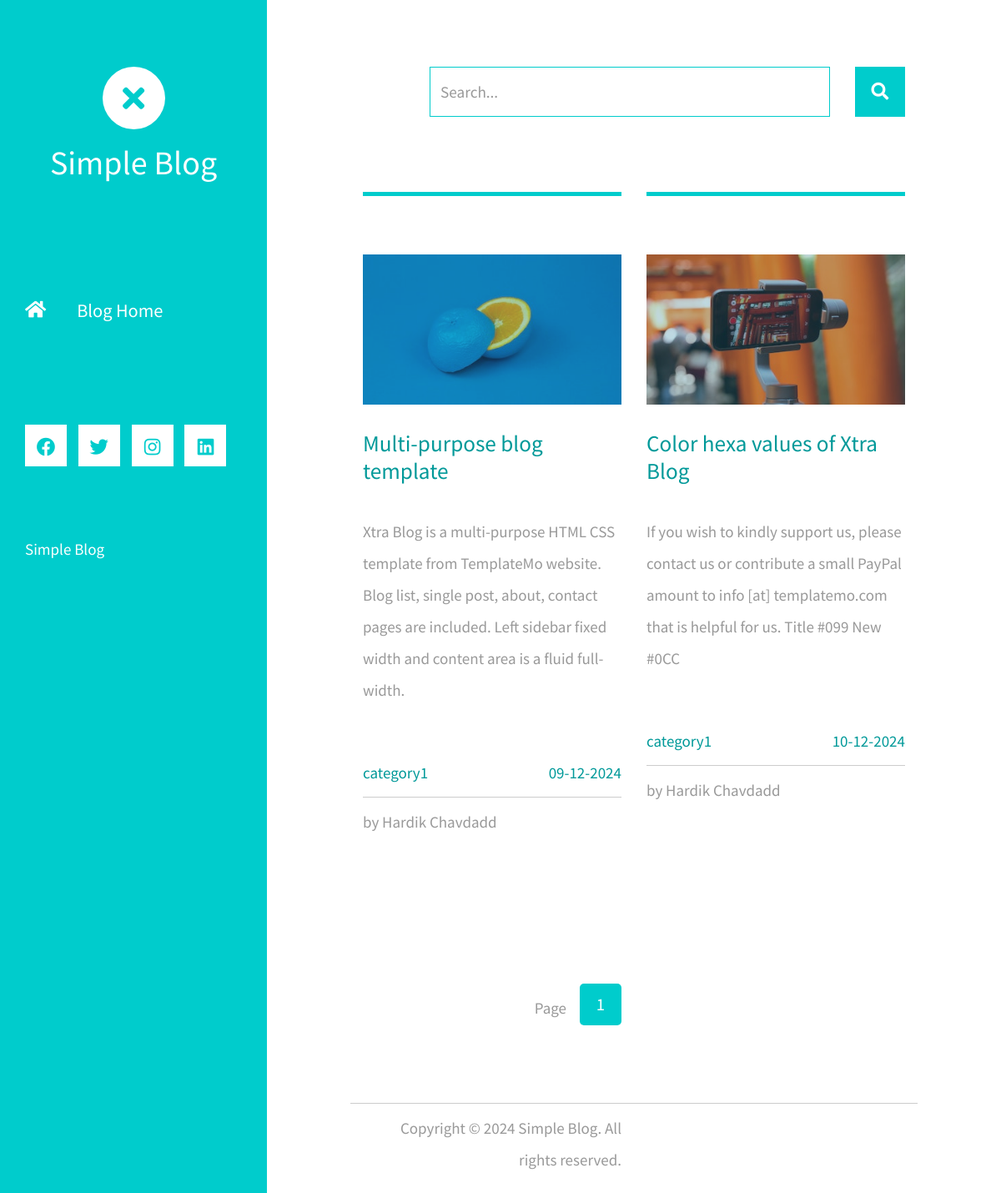
The app's page /category.php?cat=1 with its own data.
### tables this page shows
CREATE TABLE `posts` (
  `id` int(11) NOT NULL,
  `user_id` int(11) NOT NULL,
  `category_id` int(11) DEFAULT NULL,
  `title` varchar(255) DEFAULT NULL,
  `description` longtext DEFAULT NULL,
  `image` text DEFAULT NULL,
  `status` tinyint(1) NOT NULL DEFAULT 1,
  `published` date DEFAULT NULL,
  `created` datetime NOT NULL DEFAULT current_timestamp(),
  `updated` datetime DEFAULT NULL ON UPDATE current_timestamp()
);

CREATE TABLE `users` (
  `id` int(11) NOT NULL,
  `role` tinyint(1) NOT NULL DEFAULT 3 COMMENT '1 = Adminstrator, 2 = Moderation, 3 = Subscriber',
  `name` varchar(100) DEFAULT NULL,
  `email` varchar(100) DEFAULT NULL,
  `password` varchar(255) DEFAULT NULL,
  `forgot_pass` varchar(255) DEFAULT NULL,
  `status` tinyint(1) NOT NULL DEFAULT 1,
  `created` datetime NOT NULL DEFAULT current_timestamp(),
  `updated` datetime DEFAULT NULL ON UPDATE current_timestamp()
);

### model/post_mdl.php (called while the page is built, shortened)
<?php
class post_mdl extends config
{
	protected $category_id = null;
	public function getCategoryHierarchy($categoryId, $mysqli) {
		$hierarchy = [];
		while ($categoryId) {
			$sql = "SELECT name, parent FROM categories WHERE id = ?";
			$stmt = $mysqli->prepare($sql);
			$stmt->bind_param("i", $categoryId);
			$stmt->execute();
			$result = $stmt->get_result();
			if ($row = $result->fetch_assoc()) {
				array_unshift($hierarchy, $row['name']);
				$categoryId = $row['parent'];
			} else {
				break;
			}
		}
		return $hierarchy;
	}
	public function post_categories_mdl() {
		$id = null;
		$user_id = null;
		$author = null;
		$category_id = null;
		$title = null;
		$description = null;
		$image = null;
		$status = null;
		$published = null;
		$created = null;
		$updated = null;
		$mysql = parent::connect();
		$resultArray = array();
		$resultArray["rows"] = array();
		$resultArray["total_pages"] = 1;
		$result_per_page = common::POST_LIST_LIMIT;
		$page_no = 1;
		$resultArray["result_per_page"] = $result_per_page;
		$current_page_result = ($page_no - 1) * $result_per_page;
		$stmt = $mysql->prepare("SELECT p.id, p.`user_id`, u.name as author, p.`category_id`, p.`title`, p.`description`, p.`image`, p.`status`, p.`published`, p.`created`, p.`updated` FROM `posts` as p INNER JOIN users as u ON u.id = p.user_id WHERE (p.published IS NULL || p.published <= NOW()) AND p.category_id = ?");
		$stmt->bind_param('i', $this->category_id);
		$stmt->execute();
		$stmt->store_result();
		if ($stmt->num_rows > 0) {
			$resultArray["total_pages"] = ceil($stmt->num_rows / $result_per_page);
		}
		$stmt = $mysql->prepare("SELECT p.id, p.`user_id`, u.name as author, p.`category_id`, p.`title`, p.`description`, p.`image`, p.`status`, p.`published`, p.`created`, p.`updated` FROM `posts` as p INNER JOIN users as u ON u.id = p.user_id WHERE (p.published IS NULL || p.published <= NOW()) AND p.category_id = ? LIMIT ?, ?");
		$stmt->bind_param('iii', $this->category_id, $current_page_result, $result_per_page);
		$stmt->execute();
		$stmt->store_result();
		if ($stmt->num_rows > 0) {
			$stmt->bind_result($id, $user_id, $author, $category_id, $title, $description, $image, $status, $published, $created, $updated);
			$resultArray["isSuccess"] = 1;
			while ($stmt->fetch()) {
				$catearr = $this->getCategoryHierarchy($category_id, $mysql);
				$catstr = implode(" . ", $catearr);
				$dataArray["id"] = $id;
				$dataArray["user_id"] = $user_id;
				$dataArray["author"] = $author;
				$dataArray["category_id"] = $category_id;
				$dataArray["category_list"] = $catstr;
				$dataArray["title"] = $title;
				$dataArray["description"] = $description;
				$dataArray["image"] = $image;
				$dataArray["status"] = !empty($status) ?  "Active" : "Inactive";
				$dataArray["published"] = !empty($published) ? date('d-m-Y', strtotime($published)) : '';
				$dataArray["created"] = !empty($created) ? date('d-m-Y H:i A', strtotime($created)) : '';
				$dataArray["updated"] = !empty($updated) ? date('d-m-Y H:i A', strtotime($updated)) : '';
				$resultArray["rows"][] = $dataArray;
			}
		}
		return $resultArray;
	}
}

### controller/post_ctl.php (called while the page is built, shortened)
<?php
include_once 'model/post_mdl.php';
class post_ctl extends post_mdl
{
	public function post_categories_ctl()
	{
		return parent::post_categories_mdl();
	}
}

### category.php (the view)
<?php
include 'controller/post_ctl.php';
$objPost = new post_ctl();
$posts = $objPost->post_categories_ctl();
require_once 'header.php';
?>
            <?php require_once 'search.php'; ?>
            <div class="row tm-row">
                <?php if(!empty($posts['rows'])) : ?>
                <?php foreach ($posts['rows'] as $i => $post): ?>
                <article class="col-12 col-md-6 tm-post">
                    <hr class="tm-hr-primary">
                    <a href="<?php echo common::SITE_URL; ?>post.php?id=<?php echo $post['id']; ?>" class="effect-lily tm-post-link tm-pt-60">
                        <div class="tm-post-link-inner">
                            <img src="<?php echo common::SITE_URL; ?>uploads/<?php echo $post['image']; ?>" alt="Image" class="img-fluid">
                        </div>
                        <h2 class="tm-pt-30 tm-color-primary tm-post-title"><?php echo $post['title']; ?></h2>
                    </a>
                    <p class="tm-pt-30">
                    <?php echo $post['description']; ?>
                    </p>
                    <div class="d-flex justify-content-between tm-pt-45">
                        <span class="tm-color-primary"><?php echo $post['category_list']; ?></span>
                        <span class="tm-color-primary"><?php echo $post['published']; ?></span>
                    </div>
                    <hr>
                    <div class="d-flex justify-content-between">
                        <span>by <?php echo $post['author']; ?></span>
                    </div>
                </article>
                <?php endforeach; ?>
                <?php else : ?>
                    <p>No any post found!</p>
                <?php endif; ?>
            </div>
            <div class="row tm-row tm-mt-100 tm-mb-75">
                <div class="tm-paging-wrapper">
                    <span class="d-inline-block mr-3">Page</span>
                    <?php
                    $limit = isset($posts['result_per_page']) ? (int)$posts['result_per_page'] : 1;
                    $currentPage = isset($_GET['page_no']) ? (int)$_GET['page_no'] : 1;
                    $totalPages = isset($posts['total_pages']) ? (int)$posts['total_pages'] : 1;
                    $cat = isset($_GET['cat']) ? (int)$_GET['cat'] : '';
                    $baseUrl = common::SITE_URL . "category.php?cat=$cat&limit=$limit&page_no=";
                    echo '<nav class="tm-paging-nav d-inline-block">';
                    echo '<ul>';
                    for ($page = 1; $page <= $totalPages; $page++) {
                        $activeClass = $page === $currentPage ? 'active' : '';
                        echo '<li class="tm-paging-item ' . $activeClass . '">';
                        echo '<a href="' . $baseUrl . $page . '" class="mb-2 tm-btn tm-paging-link">' . $page . '</a>';
                        echo '</li>';
                    }
                    echo '</ul>';
                    echo '</nav>';
                    ?>
                </div>
            </div>
            <?php require_once 'footer.php'; ?>
            </body>
            </html>

### css/templatemo-xtra-blog.css (style rules this page uses)
html { overflow-x: hidden; }
body { margin: 0; padding: 0; font-family: 'Source Sans Pro', sans-serif; font-size: 19px; line-height: 2em; overflow-x: hidden; }
p, span { color: #999; }
hr { border-top-color: #CCC; margin-top: 10px; margin-bottom: 10px; }
.tm-post { max-width: 470px; }
.tm-row { max-width: 980px; justify-content: space-between; }
ul { margin: 0; padding: 0; }
.tm-post-link { display: block; position: relative; cursor: pointer; }
.tm-post-link-inner { overflow: hidden; background: #3085a3; }
.tm-post-link img { position: relative; display: block; min-height: 100%; max-width: 100%; opacity: 0.8; }
.effect-lily img { max-width: none; width: -webkit-calc(100% + 50px); width: calc(100% + 50px); opacity: 0.7; -webkit-transition: opacity 0.35s, -webkit-transform 0.35s; transition: opacity 0.35s, transform 0.35s; -webkit-transform: translate3d(-40px,0, 0); transform: translate3d(-40px,0,0); }
.tm-post { margin-bottom: 75px; }
.tm-post-title { font-size: 1.7rem; transition: all 0.3s ease; }
.tm-btn { display: inline-block; border-radius: 5px; font-size: 1.3rem; transition: all 0.3s ease; }
.tm-paging-nav ul li { list-style: none; display: inline-block; margin-right: 10px; }
.tm-paging-nav ul li:last-child { margin-right: 0; }
.tm-paging-link { background-color: #F0F0F0; color: #999; width: 50px; height: 50px; display: flex; align-items: center; justify-content: center; }
.tm-paging-item .tm-paging-link:hover, .tm-paging-item.active .tm-paging-link { background-color: #0CC; color: white; }
.tm-paging-wrapper { display: flex; justify-content: flex-end; align-items: center; }
.tm-prev-next-wrapper, .tm-paging-wrapper { flex: 0 0 50%; max-width: 50%; padding-left: 15px; padding-right: 15px; }
hr.tm-hr-primary { border-top: 5px solid #0CC; }
.tm-pt-30 { padding-top: 30px; }
.tm-pt-45 { padding-top: 45px; }
.tm-pt-60 { padding-top: 60px; }
.tm-mb-75 { margin-bottom: 75px; }
.tm-mt-100 { margin-top: 100px; }
.tm-color-primary, span.tm-color-primary { color: #099; }

### records on screen
posts: image (picture), title "Multi-purpose blog template", description "Xtra Blog is a multi-purpose HTML CSS template from TemplateMo website. Blog list, single post, about, contact pages are included. Left sidebar fixed width and content area is a fluid full-width.", category_list "category1", published "09-12-2024", user.name "Hardik Chavdadd"
posts: image (picture), title "Color hexa values of Xtra Blog", description "If you wish to kindly support us, please contact us or contribute a small PayPal amount to info [at] templatemo.com that is helpful for us. Title #099 New #0CC", category_list "category1", published "10-12-2024", user.name "Hardik Chavdadd"

### other values on screen
common::SITE_NAME "Simple Blog"
